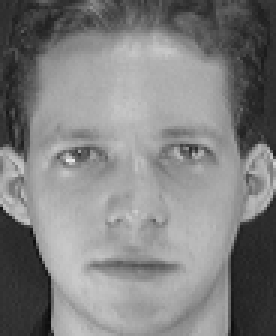
#> input picture  Системи розпізнавання образів та обробка зображень - Маєвський/lr_5/face_project/dataset/person_1/1.pgm, 92 x 112 px, given in place of 1.png, which was not available (shown 3 times larger)
$ python 5.py
#> lines starting #> are read from the running program, lines starting #| are printed output that depends on the picture
import time
from PIL import Image


def settle(n):
    """Обмежує значення кольору в межах 0–255."""
    return int(max(0, min(255, n)))


def recolor(r, g, b):
    """Перефарбовує піксель у фіолетову гаму (твій авторський стиль)."""
    # R та B масштабуються, G занулюється
    return (
        settle(r * 255 / 256),
        0,
        settle(b * 255 / 256)
    )


def get_edge_pixel(pixels, x, y, width, height, painted=False):
    """
    Аналізує область 3x3 навколо пікселя (x, y) для пошуку контурів.
    """
    pixels_nearby = []

    # Збір сусідніх пікселів з перевіркою меж (замість повільного try/except)
    for di in range(-1, 2):
        for dj in range(-1, 2):
            nx, ny = x + di, y + dj
            if 0 <= nx < width and 0 <= ny < height:
                pixels_nearby.append(pixels[nx, ny])

    total_delta = 0
    n = len(pixels_nearby)

    # Спрощена, але ефективна логіка дельти (яскравісна різниця)
    for current in pixels_nearby:
        curr_r, curr_g, curr_b = current[:3]
        for other in pixels_nearby:
            oth_r, oth_g, oth_b = other[:3]
            # Обчислюємо різницю яскравості
            delta = (abs(oth_r - curr_r) + abs(oth_g - curr_g) + abs(oth_b - curr_b)) / 3
            total_delta += delta

    # Усереднюємо різницю
    res_val = total_delta / (n * n)

    if painted:
        return recolor(res_val, res_val, res_val)

    res_val = settle(res_val)
    return (res_val, res_val, res_val)


def process_image(input_path, output_path, use_recolor=True):
    """Головна функція обробки."""
#> called with input_path = '1.png', output_path = 'final_1.png', use_recolor = True
    try:
        start_time = time.time()

        with Image.open(input_path) as img:
#> img is the input picture: PIL image 92x112 L; min 11, max 234, mean 128.3
            img = img.convert("RGB")  # Гарантуємо роботу з 3 каналами
#> img: PIL image 92x112 RGB
            width, height = img.size
#> width = 92; height = 112
            pixels = img.load()

            # Створюємо нове полотно (Верх: оригінал, Низ: результат)
            combined_img = Image.new('RGB', (width, height * 2))
#> combined_img: PIL image 92x224 RGB; every value is 0
            new_pixels = combined_img.load()

            print(f"🚀 Processing {width}x{height} image...")
#> (printed output is left out)

            for x in range(width):
                for y in range(height):
                    # 1. Копіюємо оригінал у верхню частину
                    new_pixels[x, y] = pixels[x, y]

                    # 2. Обробляємо та записуємо в нижню частину
                    new_pixels[x, y + height] = get_edge_pixel(
                        pixels, x, y, width, height, painted=use_recolor
                    )

                # Прогрес-бар для терміналу (кожні 10%)
                if x % (width // 10) == 0:
                    print(f"📊 Progress: {int(x / width * 100)}%")

            combined_img.save(output_path)
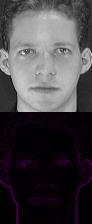
#> saved as final_1.png: PIL image 92x224 RGB; mean R, G, B 68.2, 64.2, 68.2

            end_time = time.time()
            print(f"✅ Done! Saved as {output_path}")
            print(f"⏱ Time taken: {end_time - start_time:.2f} seconds")
            combined_img.show()

    except FileNotFoundError:
        print("❌ Error: File 'ris1.jpg' not found.")
    except Exception as e:
        print(f"❌ An error occurred: {e}")


# Виклик скрипта
if __name__ == "__main__":
    process_image("1.png", "final_1.png", use_recolor=True)

$ run again, with  Системи розпізнавання образів та обробка зображень - Маєвський/lr_5/face_project/dataset/person_1/10.pgm copied over  Системи розпізнавання образів та обробка зображень - Маєвський/lr_5/face_project/dataset/person_1/1.pgm
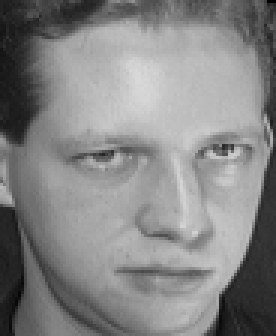
#> input picture  Системи розпізнавання образів та обробка зображень - Маєвський/lr_5/face_project/dataset/person_1/10.pgm, 92 x 112 px, given in place of 1.png, which was not available (shown 3 times larger)
#> in process_image, img is the input picture: PIL image 92x112 L; min 1, max 217, mean 132.8
#> img: PIL image 92x112 RGB
#> combined_img: PIL image 92x224 RGB; every value is 0
#> (printed output is left out)
#> in process_image, `combined_img.save(output_path)`:
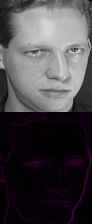
#> saved as final_1.png: PIL image 92x224 RGB; mean R, G, B 70.3, 66.4, 70.3

$ run again, with  Системи розпізнавання образів та обробка зображень - Маєвський/lr_5/face_project/dataset/person_1/2.pgm copied over  Системи розпізнавання образів та обробка зображень - Маєвський/lr_5/face_project/dataset/person_1/1.pgm
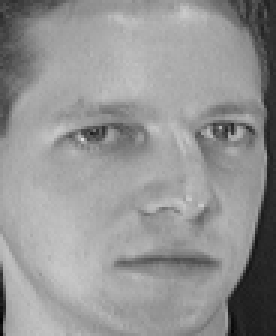
#> input picture  Системи розпізнавання образів та обробка зображень - Маєвський/lr_5/face_project/dataset/person_1/2.pgm, 92 x 112 px, given in place of 1.png, which was not available (shown 3 times larger)
#> in process_image, img is the input picture: PIL image 92x112 L; min 2, max 223, mean 148
#> img: PIL image 92x112 RGB
#> combined_img: PIL image 92x224 RGB; every value is 0
#> (printed output is left out)
#> in process_image, `combined_img.save(output_path)`:
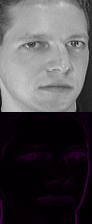
#> saved as final_1.png: PIL image 92x224 RGB; mean R, G, B 77.3, 74, 77.3

$ run again, with  Системи розпізнавання образів та обробка зображень - Маєвський/lr_5/face_project/dataset/person_1/3.pgm copied over  Системи розпізнавання образів та обробка зображень - Маєвський/lr_5/face_project/dataset/person_1/1.pgm
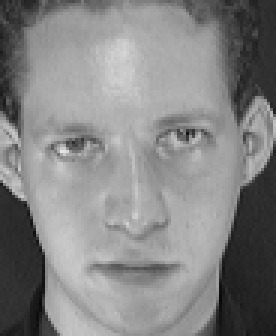
#> input picture  Системи розпізнавання образів та обробка зображень - Маєвський/lr_5/face_project/dataset/person_1/3.pgm, 92 x 112 px, given in place of 1.png, which was not available (shown 3 times larger)
#> in process_image, img is the input picture: PIL image 92x112 L; min 7, max 232, mean 132.6
#> img: PIL image 92x112 RGB
#> combined_img: PIL image 92x224 RGB; every value is 0
#> (printed output is left out)
#> in process_image, `combined_img.save(output_path)`:
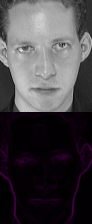
#> saved as final_1.png: PIL image 92x224 RGB; mean R, G, B 70.2, 66.3, 70.2
